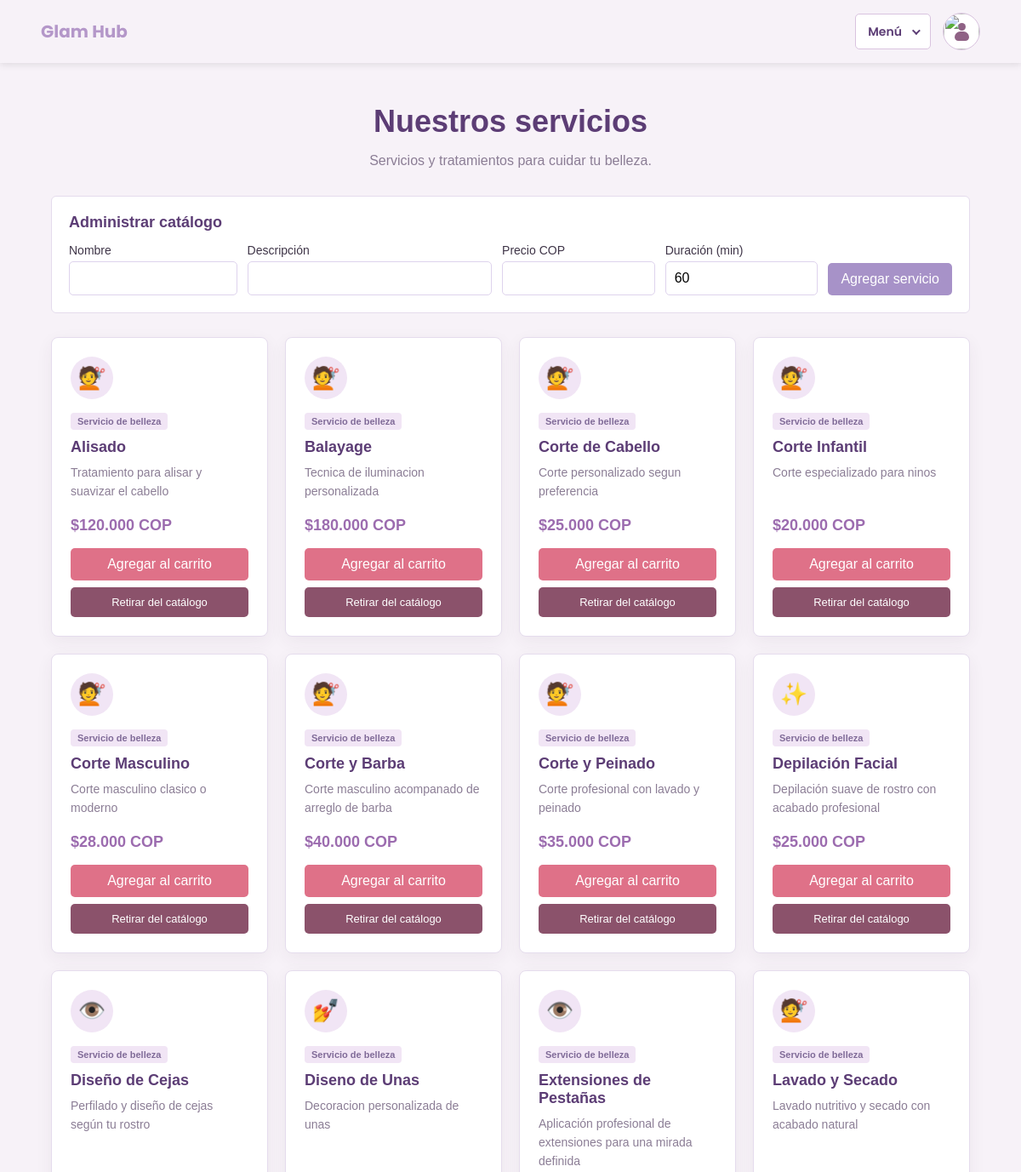
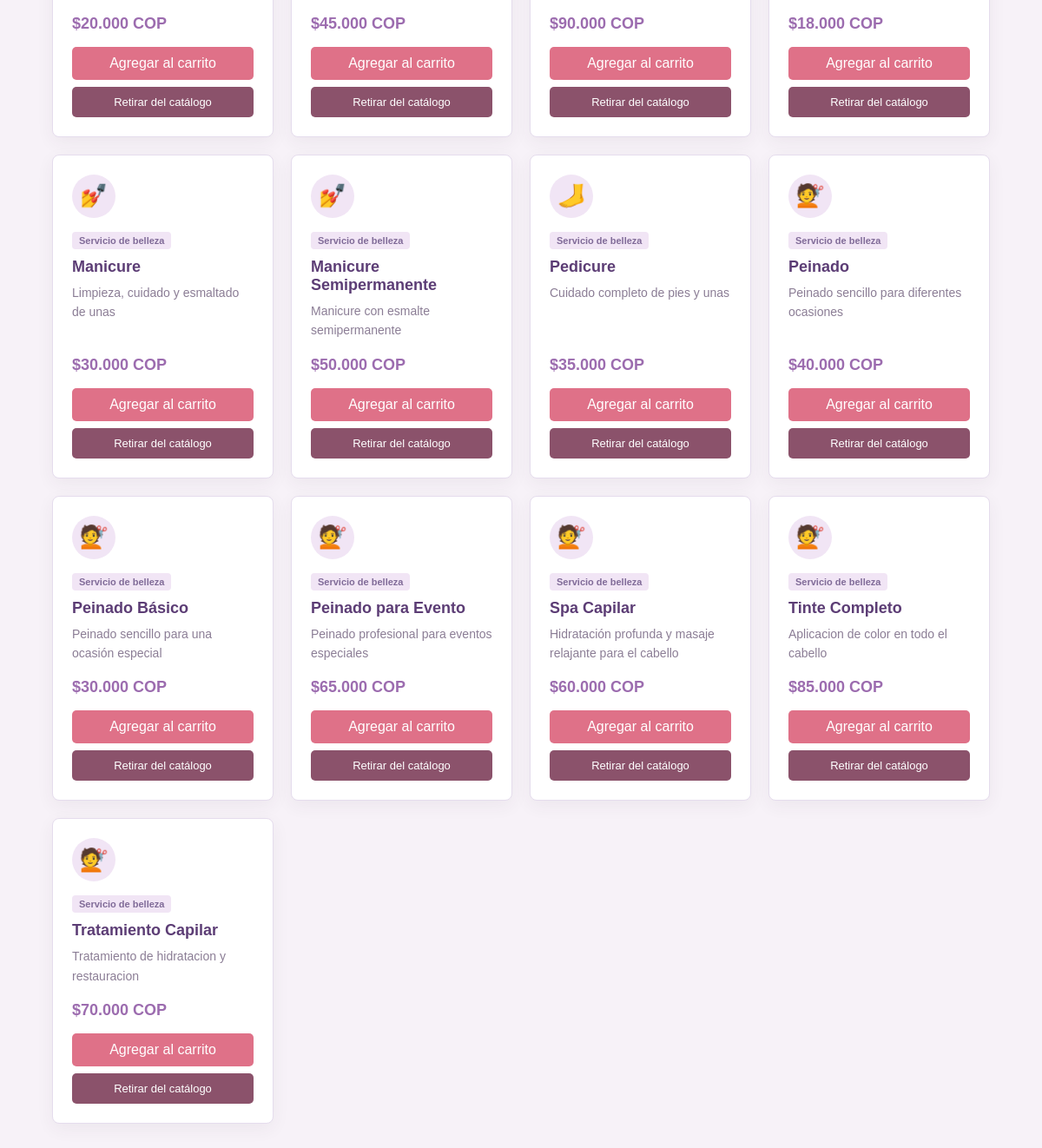
The app's page /servicios.php (signed in) with its own data (2 pictures, top to bottom).
### tables this page shows
CREATE TABLE Servicio (
 IdServicio INT AUTO_INCREMENT PRIMARY KEY,
 Nombre VARCHAR(100) NOT NULL,
 Descripcion VARCHAR(200) NOT NULL,
 Precio INT UNSIGNED NOT NULL,
 DuracionMinutos SMALLINT UNSIGNED NOT NULL DEFAULT 60,
 Activo TINYINT(1) NOT NULL DEFAULT 1,
 Imagen MEDIUMBLOB,
 CONSTRAINT chk_servicio_precio CHECK (Precio >= 0)
);

### servicios.php (the view, shortened to what this page needs)
<?php
require 'conexion.php';
function escapar(string $valor): string
{
	return htmlspecialchars($valor, ENT_QUOTES, 'UTF-8');
}
function iconoServicio(string $nombre): string
{
	if (preg_match('/corte|peinado|alisado|balayage|tinte|lavado|secado|capilar/i', $nombre)) {
		return '💇';
	}
	if (preg_match('/manicure|uñas|unas/i', $nombre)) {
		return '💅';
	}
	if (preg_match('/pedicure/i', $nombre)) {
		return '🦶';
	}
	if (preg_match('/pestañas|pestanas|cejas/i', $nombre)) {
		return '👁️';
	}
	if (preg_match('/facial|spa/i', $nombre)) {
		return '✨';
	}
	return '🌸';
}
$consultaAdmin = $conexion->prepare(
	"SELECT 1 FROM Rol WHERE IdUsuario = :usuario AND NombreRol = 'Administrador' LIMIT 1"
);
$consultaAdmin->execute([':usuario' => (int) ($_SESSION['usuario_id'] ?? 0)]);
$esAdministrador = (bool) $consultaAdmin->fetchColumn();
$sentencia = $conexion->query(
	' SELECT IdServicio, Nombre, Descripcion, Precio, DuracionMinutos, Activo
	 FROM Servicio ' . ($esAdministrador ? '' : 'WHERE Activo = 1 ') . 'ORDER BY Activo DESC, Nombre ASC'
);
$servicios = $sentencia->fetchAll(PDO::FETCH_ASSOC);
?>
<!DOCTYPE html>
<html lang="es">
<head>
	<link rel="stylesheet" href="css/estilos.css?v=12">
</head>
<body>
	<?php require 'navbar.php'; ?>
	<main class="services-container">
		<header class="services-header">
			<h1>Nuestros servicios</h1>
			<p>Servicios y tratamientos para cuidar tu belleza.</p>
		</header>
		<?php if ($esAdministrador): ?>
			<section class="service-admin-panel" aria-labelledby="service-admin-heading">
				<h2 id="service-admin-heading">Administrar catálogo</h2>
				<form method="post" class="service-admin-form">
					<div><label for="nuevo-servicio">Nombre</label><input id="nuevo-servicio" name="nombre" maxlength="100" required></div>
					<div><label for="descripcion-servicio">Descripción</label><input id="descripcion-servicio" name="descripcion" maxlength="200" required></div>
					<div><label for="precio-servicio">Precio COP</label><input id="precio-servicio" type="number" name="precio" min="0" step="1" required></div>
					<div><label for="duracion-servicio">Duración (min)</label><input id="duracion-servicio" type="number" name="duracion" min="15" max="720" step="15" value="60" required></div>
					<button type="submit">Agregar servicio</button>
				</form>
			</section>
		<?php endif; ?>
		<?php if ($servicios === []): ?>
			<p class="services-empty">No hay servicios disponibles en este momento.</p>
		<?php else: ?>
			<div class="services-grid">
				<?php foreach ($servicios as $servicio): ?>
					<article class="service-card">
						<div class="service-icon" aria-hidden="true"><?= iconoServicio((string) $servicio['Nombre']) ?></div>
						<span class="service-tag">Servicio de belleza</span>
						<h2><?= escapar((string) $servicio['Nombre']) ?></h2>
						<p><?= escapar((string) $servicio['Descripcion']) ?></p>
						<div class="service-price">
							$<?= number_format((float) $servicio['Precio'], 0, ',', '.') ?> COP
						</div>
						<?php if ((int) $servicio['Activo']): ?>
							<form class="service-form" method="post">
								<button class="service-add-button" type="submit">Agregar al carrito</button>
							</form>
						<?php endif; ?>
						<?php if ($esAdministrador): ?>
							<form class="service-admin-toggle" method="post">
								<button type="submit"><?= (int) $servicio['Activo'] ? 'Retirar del catálogo' : 'Reactivar servicio' ?></button>
							</form>
						<?php endif; ?>
					</article>
				<?php endforeach; ?>
			</div>
		<?php endif; ?>
	</main>
</body>
</html>

### navbar.php (shortened to what this page needs)
<?php
$paginaActual = basename($_SERVER['PHP_SELF'] ?? '');
$nombreNavegacion = htmlspecialchars((string) ($_SESSION['usuario_nombre'] ?? ''), ENT_QUOTES, 'UTF-8');
$urlPerfil = !empty($_SESSION['usuario_id'])
	? 'ver_usuario.php?id=' . (int) $_SESSION['usuario_id']
	: 'login.php';
$etiquetaPerfil = !empty($_SESSION['usuario_id'])
	? 'Abrir perfil de ' . $nombreNavegacion
	: 'Iniciar sesión';
?>
<nav class="navbar" aria-label="Navegación principal">
	<div class="navbar-container">
		<a class="logo" href="index.php">Glam Hub</a>
		<div class="navbar-tools">
			<details class="nav-menu"<?= in_array($paginaActual, ['usuarios.php', 'finanzas.php'], true) ? ' data-admin-page="true"' : '' ?>>
				<summary aria-label="Abrir menú de navegación">
					<span>Menú</span>
					<span class="nav-menu-chevron" aria-hidden="true"></span>
				</summary>
			</details>
			<a class="profile-link" href="<?= htmlspecialchars($urlPerfil, ENT_QUOTES, 'UTF-8') ?>" aria-label="<?= htmlspecialchars($etiquetaPerfil, ENT_QUOTES, 'UTF-8') ?>" title="<?= htmlspecialchars($etiquetaPerfil, ENT_QUOTES, 'UTF-8') ?>"<?= $paginaActual === 'ver_usuario.php' ? ' aria-current="page"' : '' ?>>
				<?php if (!empty($_SESSION['usuario_id'])): ?>
					<img class="profile-avatar-photo" src="foto_perfil.php?id=<?= (int) $_SESSION['usuario_id'] ?>" alt="">
				<?php endif; ?>
			</a>
		</div>
	</div>
</nav>

### css/estilos.css (style rules this page uses)
* { box-sizing: border-box; }
body { background: #f7f2f8; color: #3f3548; font-family: Arial, sans-serif; margin: 0; }
.navbar { align-items: center; background: #f7f2f8; display: flex; font-family: 'Poppins', sans-serif; padding: 15px 4%; box-shadow: 0 2px 8px rgba(0, 0, 0, .1); }
.navbar-container { align-items: center; display: flex; gap: 16px; justify-content: space-between; margin: 0 auto; max-width: 1440px; width: 100%; }
.logo { color: #b497c9; font-size: 20px; font-weight: 700; white-space: nowrap; text-decoration: none; }
.navbar-tools { align-items: center; display: flex; gap: 14px; }
.nav-menu { position: relative; }
.nav-menu summary { align-items: center; background: #fff; border: 1px solid #d9c3df; border-radius: 5px; color: #5c3d75; cursor: pointer; display: flex; font-size: 14px; font-weight: 600; gap: 12px; list-style: none; min-height: 42px; padding: 9px 14px; }
.nav-menu-chevron { border-bottom: 2px solid currentColor; border-right: 2px solid currentColor; height: 7px; transform: rotate(45deg) translateY(-2px); transition: transform .18s ease; width: 7px; }
.profile-link { align-items: center; background: #fff; border: 1px solid #d9c3df; border-radius: 50%; display: inline-flex; height: 44px; justify-content: center; position: relative; transition: background .18s ease, border-color .18s ease; width: 44px; }
.profile-avatar-photo { border-radius: 50%; height: 100%; inset: 0; object-fit: cover; position: absolute; width: 100%; z-index: 2; }
h1 { color: #5c3d75; margin-top: 0; }
label { display: block; font-size: 14px; margin: 14px 0 5px; }
input { border: 1px solid #ded3ed; border-radius: 5px; font: inherit; padding: 10px; width: 100%; }
button, .button, .action-link { background: #a792c8; border: 0; border-radius: 5px; color: #fff; cursor: pointer; display: inline-block; font: inherit; padding: 10px 15px; text-decoration: none; }
button, .form-button { margin-top: 20px; }
.services-container { margin: 48px auto 64px; max-width: 1200px; width: 90%; }
.services-header { margin-bottom: 32px; text-align: center; }
.services-header h1 { color: #5c3d75; font-size: 36px; margin-bottom: 8px; }
.services-header p { color: #8b7d95; font-size: 16px; }
.services-grid { display: grid; gap: 20px; grid-template-columns: repeat(auto-fit, minmax(min(100%, 250px), 1fr)); }
.service-card { background: #fff; border: 1px solid #e5dced; border-radius: 8px; box-shadow: 0 6px 20px rgba(63, 53, 72, .06); display: flex; flex-direction: column; min-height: 260px; padding: 22px; transition: box-shadow .2s ease, transform .2s ease; }
.service-icon { align-items: center; background: #f1e5f5; border-radius: 50%; display: flex; font-size: 26px; height: 50px; justify-content: center; margin-bottom: 16px; width: 50px; }
.service-tag { align-self: flex-start; background: #f1e5f5; border-radius: 4px; color: #806b98; font-size: 11px; font-weight: 700; margin-bottom: 10px; padding: 4px 8px; }
.service-card h2 { color: #5c3d75; font-size: 18px; margin: 0 0 8px; }
.service-card p { color: #8b7d95; font-size: 14px; line-height: 1.6; margin: 0 0 18px; }
.service-price { color: #9c6caf; font-size: 18px; font-weight: 700; margin-top: auto; }
.service-form { margin-top: 16px; }
.service-admin-panel { background: #fff; border: 1px solid #e5dced; border-radius: 6px; margin: 0 0 28px; padding: 20px; }
.service-admin-panel h2 { color: #5c3d75; font-size: 18px; margin: 0 0 14px; }
.service-admin-form { align-items: end; display: grid; gap: 12px; grid-template-columns: 1.1fr 1.6fr 1fr 1fr auto; }
.service-admin-form label { margin-top: 0; }
.service-admin-form button { margin: 0; white-space: nowrap; }
.service-admin-toggle { margin-top: 8px; }
.service-admin-toggle button { background: #8b526b; font-size: 13px; margin: 0; width: 100%; }
.service-add-button { background: #df7188; margin-top: 0; width: 100%; }

### records on screen
servicio: Nombre "💇", Nombre "Alisado", Descripcion "Tratamiento para alisar y suavizar el cabello", Precio "120.000", Activo "Retirar del catálogo"
servicio: Nombre "💇", Nombre "Balayage", Descripcion "Tecnica de iluminacion personalizada", Precio "180.000", Activo "Retirar del catálogo"
servicio: Nombre "💇", Nombre "Corte de Cabello", Descripcion "Corte personalizado segun preferencia", Precio "25.000", Activo "Retirar del catálogo"
servicio: Nombre "💇", Nombre "Corte Infantil", Descripcion "Corte especializado para ninos", Precio "20.000", Activo "Retirar del catálogo"
servicio: Nombre "💇", Nombre "Corte Masculino", Descripcion "Corte masculino clasico o moderno", Precio "28.000", Activo "Retirar del catálogo"
servicio: Nombre "💇", Nombre "Corte y Barba", Descripcion "Corte masculino acompanado de arreglo de barba", Precio "40.000", Activo "Retirar del catálogo"
servicio: Nombre "💇", Nombre "Corte y Peinado", Descripcion "Corte profesional con lavado y peinado", Precio "35.000", Activo "Retirar del catálogo"
servicio: Nombre "✨", Nombre "Depilación Facial", Descripcion "Depilación suave de rostro con acabado profesional", Precio "25.000", Activo "Retirar del catálogo"
servicio: Nombre "👁️", Nombre "Diseño de Cejas", Descripcion "Perfilado y diseño de cejas según tu rostro", Precio "20.000", Activo "Retirar del catálogo"
servicio: Nombre "💅", Nombre "Diseno de Unas", Descripcion "Decoracion personalizada de unas", Precio "45.000", Activo "Retirar del catálogo"
servicio: Nombre "👁️", Nombre "Extensiones de Pestañas", Descripcion "Aplicación profesional de extensiones para una mirada definida", Precio "90.000", Activo "Retirar del catálogo"
servicio: Nombre "💇", Nombre "Lavado y Secado", Descripcion "Lavado nutritivo y secado con acabado natural", Precio "18.000", Activo "Retirar del catálogo"
servicio: Nombre "💅", Nombre "Manicure", Descripcion "Limpieza, cuidado y esmaltado de unas", Precio "30.000", Activo "Retirar del catálogo"
servicio: Nombre "💅", Nombre "Manicure Semipermanente", Descripcion "Manicure con esmalte semipermanente", Precio "50.000", Activo "Retirar del catálogo"
servicio: Nombre "🦶", Nombre "Pedicure", Descripcion "Cuidado completo de pies y unas", Precio "35.000", Activo "Retirar del catálogo"
servicio: Nombre "💇", Nombre "Peinado", Descripcion "Peinado sencillo para diferentes ocasiones", Precio "40.000", Activo "Retirar del catálogo"
servicio: Nombre "💇", Nombre "Peinado Básico", Descripcion "Peinado sencillo para una ocasión especial", Precio "30.000", Activo "Retirar del catálogo"
servicio: Nombre "💇", Nombre "Peinado para Evento", Descripcion "Peinado profesional para eventos especiales", Precio "65.000", Activo "Retirar del catálogo"
servicio: Nombre "💇", Nombre "Spa Capilar", Descripcion "Hidratación profunda y masaje relajante para el cabello", Precio "60.000", Activo "Retirar del catálogo"
servicio: Nombre "💇", Nombre "Tinte Completo", Descripcion "Aplicacion de color en todo el cabello", Precio "85.000", Activo "Retirar del catálogo"
servicio: Nombre "💇", Nombre "Tratamiento Capilar", Descripcion "Tratamiento de hidratacion y restauracion", Precio "70.000", Activo "Retirar del catálogo"
